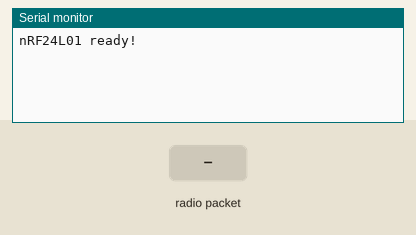
Bench run of a sketch on a simulated Arduino Uno, built with avr-gcc and run on an emulated ATmega328P. Parts: the last lines printed to the serial monitor. The inputs (shaded band) are chosen by the test bench. No radio packets arrive unless stated.

Above: at 1.2 s.
1.3 s: radio packet "1" arrives
At 2.5 s:
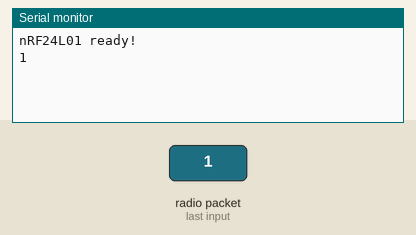
2.8 s: radio packet "0" arrives
At 3.6 s:
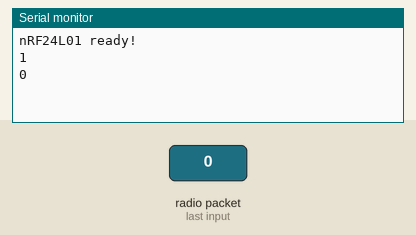
4.3 s: radio packet "2" arrives
At 4.8 s:
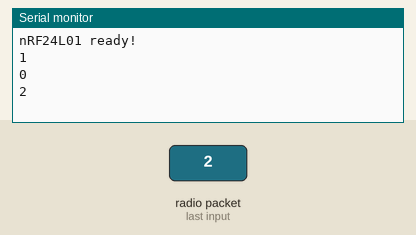

The sketch:

Receive.ino
```cpp
#include <SPI.h>
#include "RF24.h"

RF24 rf24(9,10); // CE, CSN

const byte addr[] = "1Node";
const byte pipe = 1;

void setup() {
  Serial.begin(9600);
  rf24.begin();
  rf24.setChannel(83);
  rf24.setPALevel(RF24_PA_MAX);
  rf24.setDataRate(RF24_2MBPS);
  rf24.openReadingPipe(pipe, addr);
  rf24.startListening();
  Serial.println("nRF24L01 ready!");
}

void loop() {
  if (rf24.available(&pipe)) {
    char msg[32] = "";
    rf24.read(&msg, sizeof(msg));
    Serial.println(msg);
  }
}
```

Measured:
- after the input at 1.3 s, the serial monitor: prints a new line at once (image 1)
- after the input at 2.8 s, the serial monitor: prints a new line at once (image 2)
- after the input at 4.3 s, the serial monitor: prints a new line at once (image 3)
